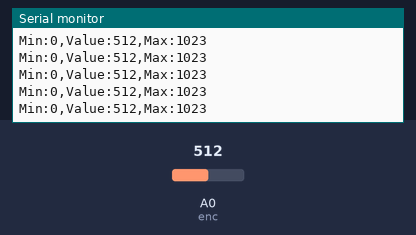
Bench run of a sketch on a simulated Arduino Uno, built with avr-gcc and run on an emulated ATmega328P. Shown: the last lines printed to the serial monitor. The inputs (shaded band) are chosen by the test bench; at power-on: A0 (enc) = 512.

Above: at 1.2 s.
1.3 s: A0 (enc) set to 716
At 1.8 s:
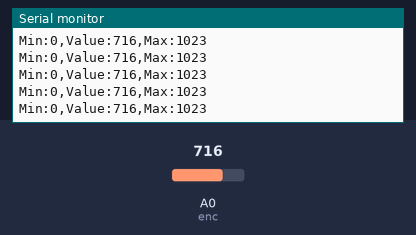
4.3 s: A0 (enc) set to 900
At 4.8 s:
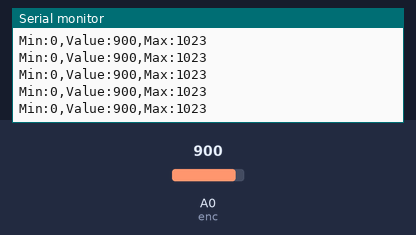
Timing chart, 0 to 7.3 s (numbered marks = the images above; inputs shaded):
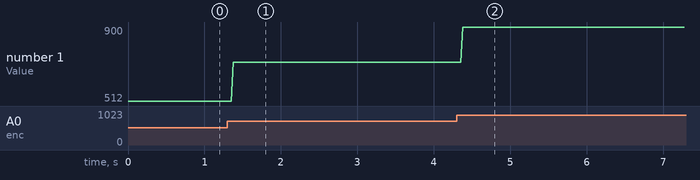

Measured:
- after the input at 1.3 s, the serial monitor: prints a new line after 0.08 s (image 1)
- after the input at 4.3 s, the serial monitor: prints a new line after 0.08 s (image 2)
- plotted number 1: 512 → 716 after the input at 1.3 s, 716 → 900 after the input at 4.3 s

The sketch:

Throttle_Position_Sensor.ino
```cpp
#define enc A0

void setup() {
  Serial.begin(9600);
}

void loop() {
  int v = analogRead(enc);

  Serial.print("Min:0,");
  Serial.print("Value:"+String(v)+",");
  Serial.println("Max:1023");
}
```
